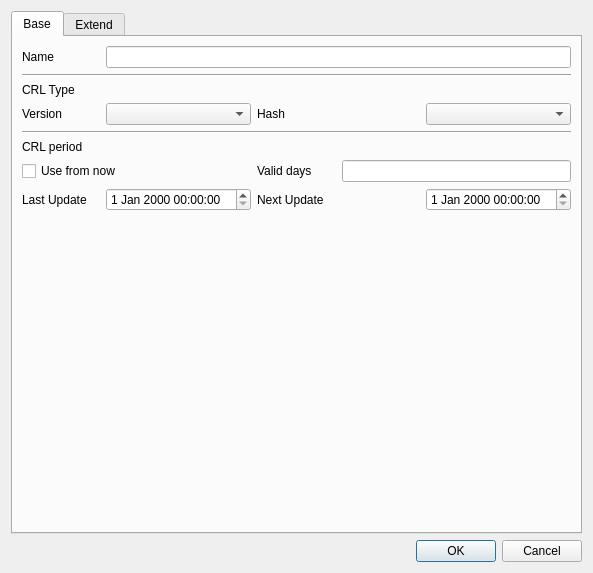
<?xml version="1.0" encoding="UTF-8"?>
<ui version="4.0">
 <class>MakeCRLPolicyDlg</class>
 <widget class="QDialog" name="MakeCRLPolicyDlg">
  <property name="geometry">
   <rect>
    <x>0</x>
    <y>0</y>
    <width>593</width>
    <height>566</height>
   </rect>
  </property>
  <property name="windowTitle">
   <string>Make CRL policy</string>
  </property>
  <layout class="QVBoxLayout" name="verticalLayout">
   <item>
    <spacer name="verticalSpacer_3">
     <property name="orientation">
      <enum>Qt::Vertical</enum>
     </property>
     <property name="sizeHint" stdset="0">
      <size>
       <width>20</width>
       <height>40</height>
      </size>
     </property>
    </spacer>
   </item>
   <item>
    <widget class="QTabWidget" name="mCRLTab">
     <property name="currentIndex">
      <number>0</number>
     </property>
     <widget class="QWidget" name="tab">
      <attribute name="title">
       <string>Base</string>
      </attribute>
      <layout class="QGridLayout" name="gridLayout">
       <item row="6" column="3" colspan="2">
        <widget class="QLineEdit" name="mValidDaysText"/>
       </item>
       <item row="2" column="0">
        <widget class="QLabel" name="label_2">
         <property name="text">
          <string>CRL Type</string>
         </property>
        </widget>
       </item>
       <item row="6" column="2">
        <widget class="QLabel" name="label_7">
         <property name="text">
          <string>Valid days</string>
         </property>
        </widget>
       </item>
       <item row="1" column="0" colspan="5">
        <widget class="Line" name="line">
         <property name="orientation">
          <enum>Qt::Horizontal</enum>
         </property>
        </widget>
       </item>
       <item row="0" column="1" colspan="4">
        <widget class="QLineEdit" name="mNameText"/>
       </item>
       <item row="4" column="0" colspan="5">
        <widget class="Line" name="line_2">
         <property name="orientation">
          <enum>Qt::Horizontal</enum>
         </property>
        </widget>
       </item>
       <item row="6" column="0" colspan="2">
        <widget class="QCheckBox" name="mUseFromNowCheck">
         <property name="text">
          <string>Use from now</string>
         </property>
        </widget>
       </item>
       <item row="8" column="1">
        <spacer name="verticalSpacer">
         <property name="orientation">
          <enum>Qt::Vertical</enum>
         </property>
         <property name="sizeHint" stdset="0">
          <size>
           <width>20</width>
           <height>40</height>
          </size>
         </property>
        </spacer>
       </item>
       <item row="7" column="4">
        <widget class="QDateTimeEdit" name="mNextUpdateDateTime"/>
       </item>
       <item row="5" column="0">
        <widget class="QLabel" name="label_4">
         <property name="text">
          <string>CRL period</string>
         </property>
        </widget>
       </item>
       <item row="7" column="2">
        <widget class="QLabel" name="label_8">
         <property name="text">
          <string>Next Update</string>
         </property>
        </widget>
       </item>
       <item row="0" column="0">
        <widget class="QLabel" name="label">
         <property name="text">
          <string>Name</string>
         </property>
        </widget>
       </item>
       <item row="3" column="1">
        <widget class="QComboBox" name="mVersionCombo"/>
       </item>
       <item row="7" column="0">
        <widget class="QLabel" name="label_5">
         <property name="text">
          <string>Last Update</string>
         </property>
        </widget>
       </item>
       <item row="3" column="0">
        <widget class="QLabel" name="label_3">
         <property name="text">
          <string>Version</string>
         </property>
        </widget>
       </item>
       <item row="3" column="4">
        <widget class="QComboBox" name="mHashCombo"/>
       </item>
       <item row="3" column="2">
        <widget class="QLabel" name="label_6">
         <property name="text">
          <string>Hash</string>
         </property>
        </widget>
       </item>
       <item row="7" column="1">
        <widget class="QDateTimeEdit" name="mLastUpdateDateTime"/>
       </item>
      </layout>
     </widget>
     <widget class="QWidget" name="tab_2">
      <attribute name="title">
       <string>Extend</string>
      </attribute>
      <layout class="QGridLayout" name="gridLayout_2">
       <item row="7" column="1">
        <widget class="QCheckBox" name="mIDPCriticalCheck">
         <property name="text">
          <string>Critical</string>
         </property>
        </widget>
       </item>
       <item row="1" column="2">
        <widget class="QCheckBox" name="mCRLNumAutoCheck">
         <property name="text">
          <string>Auto number</string>
         </property>
        </widget>
       </item>
       <item row="4" column="1">
        <widget class="QCheckBox" name="mAKICriticalCheck">
         <property name="text">
          <string>Critical</string>
         </property>
        </widget>
       </item>
       <item row="7" column="2">
        <widget class="QComboBox" name="mIDPCombo"/>
       </item>
       <item row="13" column="2">
        <widget class="QComboBox" name="mIANCombo"/>
       </item>
       <item row="7" column="0">
        <widget class="QCheckBox" name="mIDPUseCheck">
         <property name="text">
          <string>Use</string>
         </property>
        </widget>
       </item>
       <item row="13" column="1">
        <widget class="QCheckBox" name="mIANCriticalCheck">
         <property name="text">
          <string>Critical</string>
         </property>
        </widget>
       </item>
       <item row="13" column="0">
        <widget class="QCheckBox" name="mIANUseCheck">
         <property name="text">
          <string>Use</string>
         </property>
        </widget>
       </item>
       <item row="4" column="3">
        <widget class="QCheckBox" name="mAKICertSerialCheck">
         <property name="text">
          <string>Certificate serial</string>
         </property>
        </widget>
       </item>
       <item row="0" column="0" colspan="2">
        <widget class="QLabel" name="label_9">
         <property name="text">
          <string>CRL number</string>
         </property>
        </widget>
       </item>
       <item row="12" column="0" colspan="3">
        <widget class="QLabel" name="label_12">
         <property name="text">
          <string>Issuer alternative name</string>
         </property>
        </widget>
       </item>
       <item row="4" column="0">
        <widget class="QCheckBox" name="mAKIUseCheck">
         <property name="text">
          <string>Use</string>
         </property>
        </widget>
       </item>
       <item row="1" column="1">
        <widget class="QCheckBox" name="mCRLNumCriticalCheck">
         <property name="text">
          <string>Critical</string>
         </property>
        </widget>
       </item>
       <item row="4" column="2">
        <widget class="QCheckBox" name="mAKICertIssuerCheck">
         <property name="text">
          <string>Certificate issuer</string>
         </property>
        </widget>
       </item>
       <item row="6" column="0" colspan="3">
        <widget class="QLabel" name="label_11">
         <property name="text">
          <string>Issuing Distribution Point</string>
         </property>
        </widget>
       </item>
       <item row="1" column="0">
        <widget class="QCheckBox" name="mCRLNumUseCheck">
         <property name="text">
          <string>Use</string>
         </property>
        </widget>
       </item>
       <item row="3" column="0" colspan="2">
        <widget class="QLabel" name="label_10">
         <property name="text">
          <string>Authority key identifier</string>
         </property>
        </widget>
       </item>
       <item row="1" column="4">
        <widget class="QLineEdit" name="mCRLNumText"/>
       </item>
       <item row="1" column="3">
        <widget class="QLabel" name="label_13">
         <property name="text">
          <string>number</string>
         </property>
        </widget>
       </item>
       <item row="2" column="0" colspan="5">
        <widget class="Line" name="line_3">
         <property name="orientation">
          <enum>Qt::Horizontal</enum>
         </property>
        </widget>
       </item>
       <item row="5" column="0" colspan="5">
        <widget class="Line" name="line_4">
         <property name="orientation">
          <enum>Qt::Horizontal</enum>
         </property>
        </widget>
       </item>
       <item row="7" column="4">
        <widget class="QPushButton" name="mIDPAddBtn">
         <property name="text">
          <string>Add</string>
         </property>
        </widget>
       </item>
       <item row="8" column="0" colspan="5">
        <widget class="QLineEdit" name="mIDPText"/>
       </item>
       <item row="9" column="0" colspan="5">
        <widget class="QTableWidget" name="mIDPTable"/>
       </item>
       <item row="10" column="4">
        <widget class="QPushButton" name="mIDPClearBtn">
         <property name="text">
          <string>Clear</string>
         </property>
        </widget>
       </item>
       <item row="11" column="0" colspan="5">
        <widget class="Line" name="line_5">
         <property name="orientation">
          <enum>Qt::Horizontal</enum>
         </property>
        </widget>
       </item>
       <item row="13" column="4">
        <widget class="QPushButton" name="mIANAddBtn">
         <property name="text">
          <string>Add</string>
         </property>
        </widget>
       </item>
       <item row="16" column="4">
        <widget class="QPushButton" name="mIANClearBtn">
         <property name="text">
          <string>Clear</string>
         </property>
        </widget>
       </item>
       <item row="14" column="0" colspan="5">
        <widget class="QLineEdit" name="mIANText"/>
       </item>
       <item row="15" column="0" colspan="5">
        <widget class="QTableWidget" name="mIANTable"/>
       </item>
      </layout>
     </widget>
    </widget>
   </item>
   <item>
    <spacer name="verticalSpacer_2">
     <property name="orientation">
      <enum>Qt::Vertical</enum>
     </property>
     <property name="sizeHint" stdset="0">
      <size>
       <width>20</width>
       <height>40</height>
      </size>
     </property>
    </spacer>
   </item>
   <item>
    <widget class="QDialogButtonBox" name="buttonBox">
     <property name="orientation">
      <enum>Qt::Horizontal</enum>
     </property>
     <property name="standardButtons">
      <set>QDialogButtonBox::Cancel|QDialogButtonBox::Ok</set>
     </property>
    </widget>
   </item>
  </layout>
 </widget>
 <tabstops>
  <tabstop>mCRLTab</tabstop>
  <tabstop>mNameText</tabstop>
  <tabstop>mVersionCombo</tabstop>
  <tabstop>mHashCombo</tabstop>
  <tabstop>mUseFromNowCheck</tabstop>
  <tabstop>mValidDaysText</tabstop>
  <tabstop>mLastUpdateDateTime</tabstop>
  <tabstop>mNextUpdateDateTime</tabstop>
  <tabstop>mCRLNumUseCheck</tabstop>
  <tabstop>mCRLNumCriticalCheck</tabstop>
  <tabstop>mCRLNumAutoCheck</tabstop>
  <tabstop>mCRLNumText</tabstop>
  <tabstop>mAKIUseCheck</tabstop>
  <tabstop>mAKICriticalCheck</tabstop>
  <tabstop>mAKICertIssuerCheck</tabstop>
  <tabstop>mAKICertSerialCheck</tabstop>
  <tabstop>mIDPUseCheck</tabstop>
  <tabstop>mIDPCriticalCheck</tabstop>
  <tabstop>mIDPCombo</tabstop>
  <tabstop>mIDPAddBtn</tabstop>
  <tabstop>mIDPText</tabstop>
  <tabstop>mIDPTable</tabstop>
  <tabstop>mIDPClearBtn</tabstop>
  <tabstop>mIANUseCheck</tabstop>
  <tabstop>mIANCriticalCheck</tabstop>
  <tabstop>mIANCombo</tabstop>
  <tabstop>mIANAddBtn</tabstop>
  <tabstop>mIANText</tabstop>
  <tabstop>mIANTable</tabstop>
  <tabstop>mIANClearBtn</tabstop>
 </tabstops>
 <resources/>
 <connections>
  <connection>
   <sender>buttonBox</sender>
   <signal>accepted()</signal>
   <receiver>MakeCRLPolicyDlg</receiver>
   <slot>accept()</slot>
   <hints>
    <hint type="sourcelabel">
     <x>248</x>
     <y>254</y>
    </hint>
    <hint type="destinationlabel">
     <x>157</x>
     <y>274</y>
    </hint>
   </hints>
  </connection>
  <connection>
   <sender>buttonBox</sender>
   <signal>rejected()</signal>
   <receiver>MakeCRLPolicyDlg</receiver>
   <slot>reject()</slot>
   <hints>
    <hint type="sourcelabel">
     <x>316</x>
     <y>260</y>
    </hint>
    <hint type="destinationlabel">
     <x>286</x>
     <y>274</y>
    </hint>
   </hints>
  </connection>
 </connections>
</ui>
